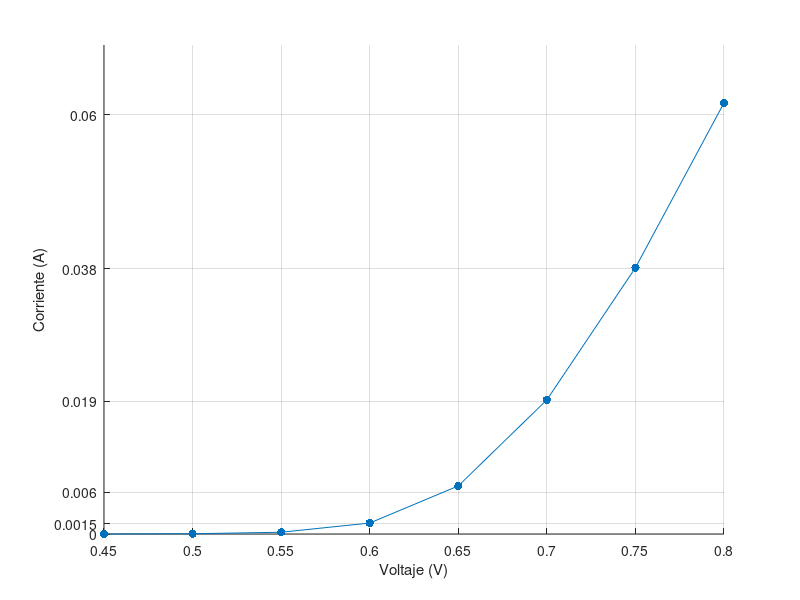

This chart was generated by the following MATLAB code:
x=[0.45
0.5
0.55
0.6
0.65
0.7
0.75
0.8
];
y=[3.4424E-06
3.6742E-05
0.00025158
0.00156904
0.00688182
0.01920303
0.03811515
0.06172121
];

scatter(x,y,'filled')
hold on
plot(x,y)
grid on
xlabel('Voltaje (V)') 
ylabel('Corriente (A)')

xticks([0 0.45 0.5 0.55 0.6 0.65 0.7 0.75 0.8 1])
xticklabels({'0','0.45','0.5','0.55','0.6','0.65','0.7','0.75','0.8','1'})
yticks([0  0.0015 0.006 0.019 0.038 0.06])